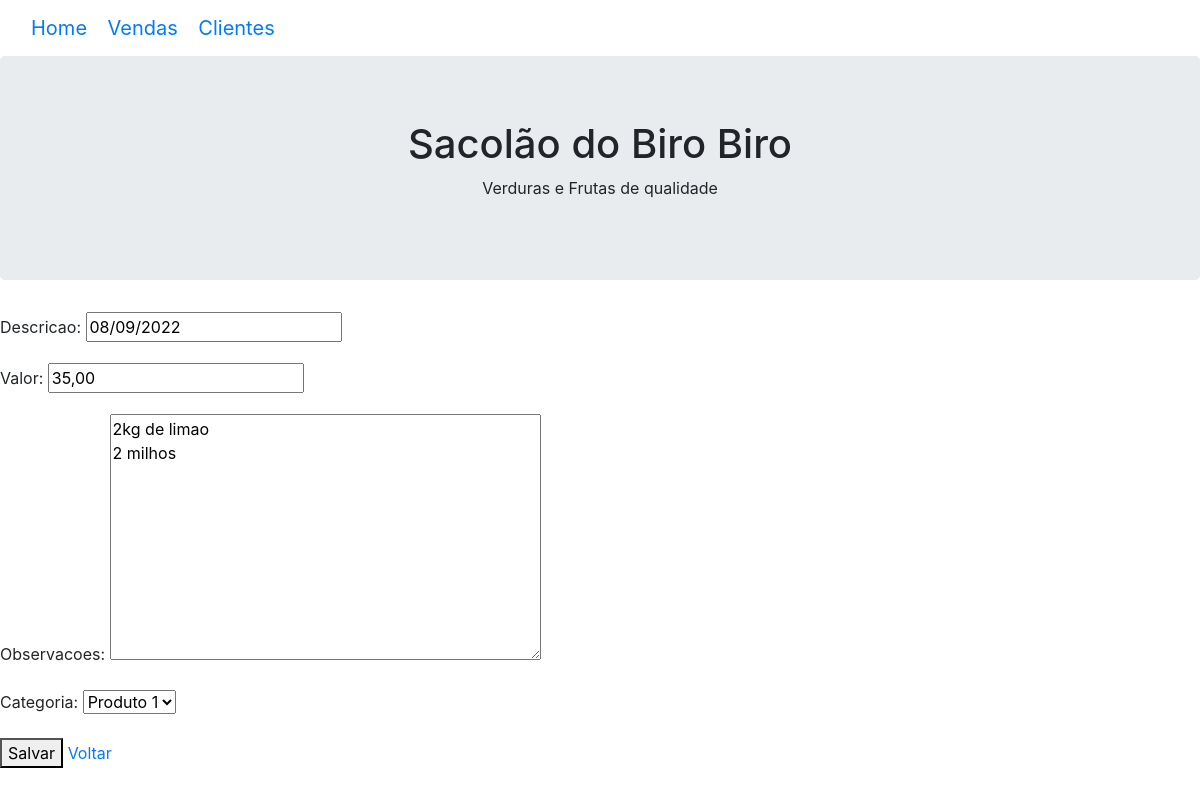
The app's page /update/12/ with its own data.
### contas/models.py (models this page shows)
class Transacao(models.Model):
    descricao = models.CharField(max_length=200)
    valor = models.CharField(max_length=200)
    categoria = models.ForeignKey(Categoria, on_delete=models.CASCADE)
    observacoes = models.TextField()

### contas/views.py (the view)
# urls.py: path('update/<int:pk>/', update, name='url_update'),
def update(request, pk):
    data = {}
    transacao = Transacao.objects.get(pk=pk)
    form = TransacaoForm(request.POST or None, instance=transacao)
    if form.is_valid():
        form.save()
        return redirect('url_listagem')
    data['form'] = form
    data['transacao'] = transacao
    return render(request, 'contas/form.html', data)

### contas/form.py
class TransacaoForm(ModelForm):
    class Meta:
        model = Transacao
        fields = ['descricao', 'valor', 'observacoes', 'categoria']

### contas/models.py (called while the page is built)
    def __str__(self):
       return self.nome

### contas/templates/contas/form.html (shortened to what this page needs)
{% extends 'base.html' %}
{% block content %}
<body>
    <form method="POST">
        {{ form.as_p }}
        <button type="submit">Salvar</button>
        <a  href="{% url 'url_listagem' %}">Voltar</a>
    </form>
</body>
{% endblock %}

### records on screen
Transacao: descricao "08/09/2022", valor "35,00", observacoes "2kg de limao 2 milhos", categoria "Produto 1"
